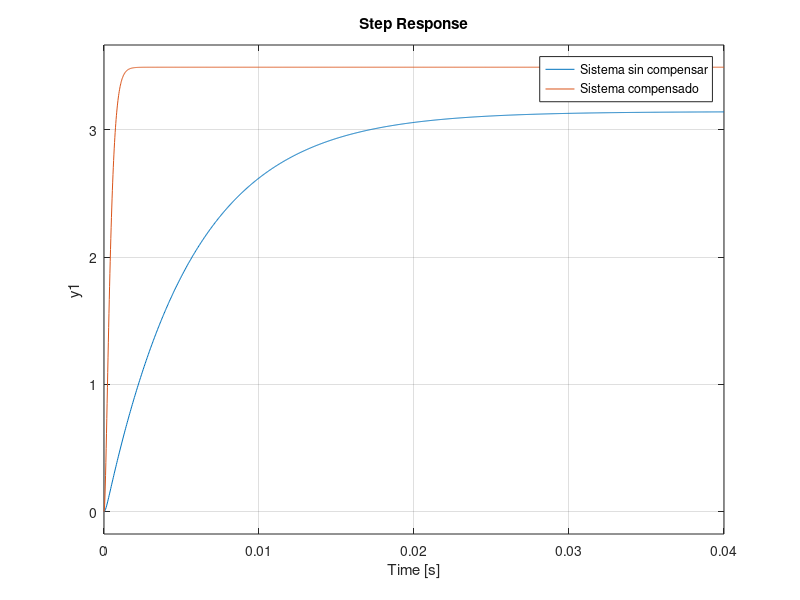

The MATLAB script that drew this image:
close all; clear all; history -c; clc;
pkg load control;

s = tf('s');
FdS = (4.492310*10^5)/(s^2 + s*9.6336*10^3 + 1.7159*10^6)
Kt = 3.4384;

% Requerimientos: ess = 0 ; Ts minimo ; Mp = 0 (respuesta criticamente amort.)
% Se utiliza un compensador PI para cancelar el polo dominante, esto es:
Ti = 1/181.54;
PI = (s + 1/Ti)/s;
rlocus(minreal(PI*FdS*Kt))

% Para una respuesta criticamente amortiguada, se elige un punto donde las
% raices sean reales, negativas e iguales, por lo que segun el rlocus, este
% punto es:
s1 = -4726;
Kp = 1/abs((s1+1/Ti)/s1*Kt*(4.492310*10^5)/(s1^2 + s1*9.6336*10^3 + 1.7159*10^6))
PI = Kp*PI;
FdTLC = minreal(feedback(FdS*PI, Kt))

% Se verifican estos valores con:
pole(FdTLC)        % Se ven los polos dobles en s = -4726
step(12*FdS, 12*FdTLC)
legend("Sistema sin compensar", "Sistema compensado")
